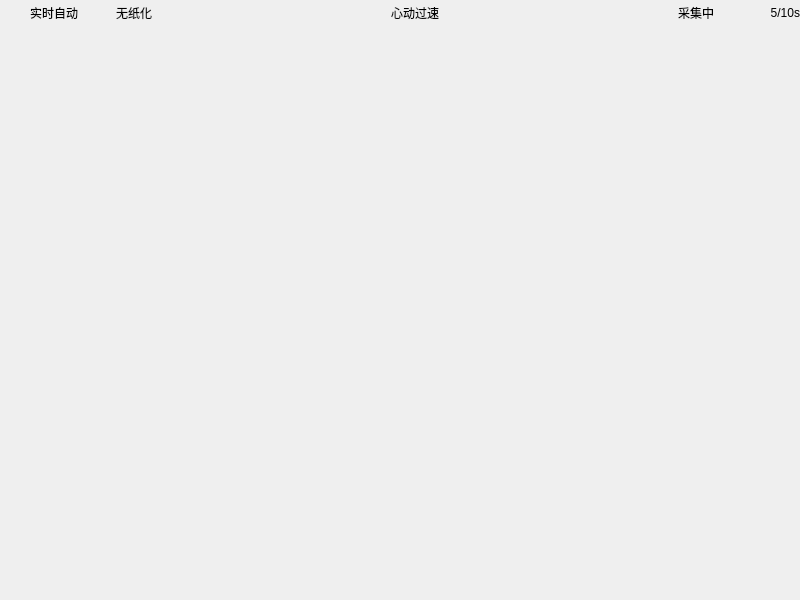
<?xml version="1.0" encoding="UTF-8"?>
<ui version="4.0">
 <class>SampleWidgetStd</class>
 <widget class="QWidget" name="SampleWidgetStd">
  <property name="geometry">
   <rect>
    <x>0</x>
    <y>0</y>
    <width>800</width>
    <height>600</height>
   </rect>
  </property>
  <property name="windowTitle">
   <string>Form</string>
  </property>
  <layout class="QVBoxLayout" name="verticalLayout">
   <property name="spacing">
    <number>0</number>
   </property>
   <property name="leftMargin">
    <number>0</number>
   </property>
   <property name="topMargin">
    <number>0</number>
   </property>
   <property name="rightMargin">
    <number>0</number>
   </property>
   <property name="bottomMargin">
    <number>0</number>
   </property>
   <item>
    <widget class="QStackedWidget" name="stackedWidget">
     <property name="lineWidth">
      <number>0</number>
     </property>
     <property name="currentIndex">
      <number>0</number>
     </property>
     <widget class="QWidget" name="page">
      <layout class="QVBoxLayout" name="verticalLayout_2">
       <property name="spacing">
        <number>0</number>
       </property>
       <property name="leftMargin">
        <number>0</number>
       </property>
       <property name="topMargin">
        <number>0</number>
       </property>
       <property name="rightMargin">
        <number>0</number>
       </property>
       <property name="bottomMargin">
        <number>0</number>
       </property>
       <item>
        <widget class="QFrame" name="message_frame">
         <property name="frameShape">
          <enum>QFrame::NoFrame</enum>
         </property>
         <property name="frameShadow">
          <enum>QFrame::Raised</enum>
         </property>
         <layout class="QVBoxLayout" name="verticalLayout_4">
          <property name="leftMargin">
           <number>30</number>
          </property>
          <property name="topMargin">
           <number>4</number>
          </property>
          <property name="rightMargin">
           <number>0</number>
          </property>
          <item>
           <layout class="QHBoxLayout" name="horizontalLayout" stretch="1,2,3,2,1">
            <property name="spacing">
             <number>1</number>
            </property>
            <property name="leftMargin">
             <number>0</number>
            </property>
            <property name="topMargin">
             <number>0</number>
            </property>
            <property name="bottomMargin">
             <number>0</number>
            </property>
            <item>
             <widget class="QLabel" name="lab_mode">
              <property name="text">
               <string>实时自动</string>
              </property>
             </widget>
            </item>
            <item>
             <widget class="QLabel" name="lab_state">
              <property name="text">
               <string>无纸化</string>
              </property>
             </widget>
            </item>
            <item>
             <widget class="QLabel" name="lab_warning">
              <property name="text">
               <string>心动过速</string>
              </property>
              <property name="alignment">
               <set>Qt::AlignCenter</set>
              </property>
             </widget>
            </item>
            <item>
             <widget class="QLabel" name="lab_message">
              <property name="text">
               <string>采集中</string>
              </property>
              <property name="alignment">
               <set>Qt::AlignRight|Qt::AlignTrailing|Qt::AlignVCenter</set>
              </property>
             </widget>
            </item>
            <item>
             <widget class="QLabel" name="lab_progress">
              <property name="text">
               <string>5/10s</string>
              </property>
              <property name="alignment">
               <set>Qt::AlignRight|Qt::AlignTrailing|Qt::AlignVCenter</set>
              </property>
             </widget>
            </item>
           </layout>
          </item>
          <item>
           <spacer name="verticalSpacer">
            <property name="orientation">
             <enum>Qt::Vertical</enum>
            </property>
            <property name="sizeHint" stdset="0">
             <size>
              <width>20</width>
              <height>40</height>
             </size>
            </property>
           </spacer>
          </item>
         </layout>
        </widget>
       </item>
      </layout>
     </widget>
    </widget>
   </item>
  </layout>
 </widget>
 <resources/>
 <connections/>
</ui>
